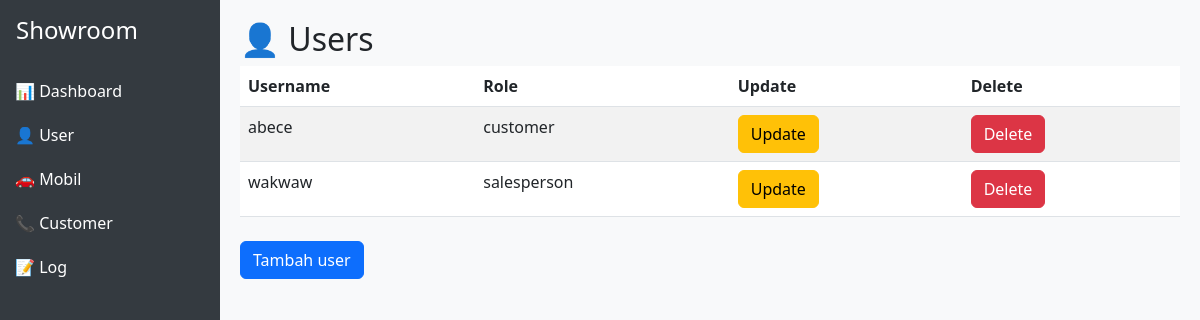
Page /users/userlist/ on the earlier database version.
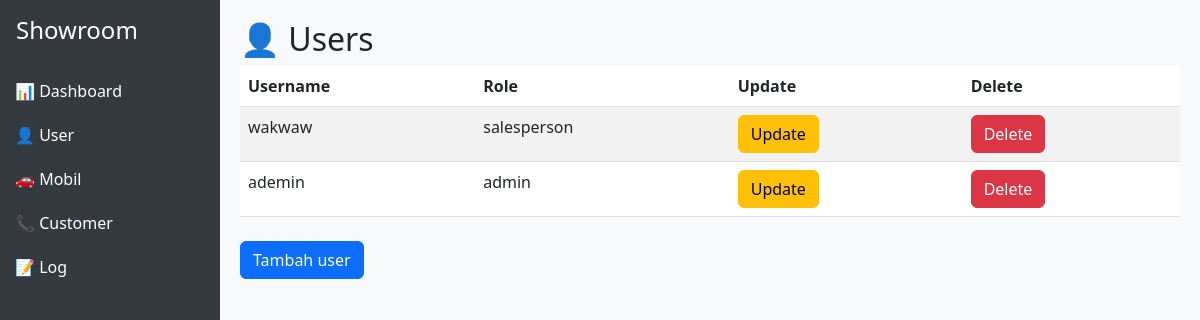
Same page on the later database version.
### users/models.py (models this page shows, shortened)
class User(AbstractUser):
    ROLE_CHOICES = (
        ("admin", "Admin"),
        ("salesperson", "Salesperson"),
        ("customer", "Customer"),
    )
    role = models.CharField(max_length=20, choices=ROLE_CHOICES, default="customer")

### users/views.py (the view)
# urls.py: path('userlist/', userlist_view, name='user_list'),
def userlist_view(request):
    context = {
        'users' : User.objects.all()
    }
    return render(request,'users/user_index.html',context)

### users/templates/users/user_index.html
{% extends "base.html" %}
{% block content %}
<h2>👤 Users</h2>
<table class="table table-striped">
  <thead>
    <tr>
      <th>Username</th>
      <th>Role</th>
      <th>Update</th>
      <th>Delete</th>
    </tr>
  </thead>
  <tbody>
    {% for user in users %}
    <tr>
      <td>{{ user.username }}</td>
      <td>{{ user.role }}</td>
      <td><a href="{% url 'update_user' user.id %}" class="btn btn-warning">Update</td>
      <td><a href="{% url 'delete_user' user.id %}" class="btn btn-danger">Delete</td>
    </tr>
    {% endfor %}
  </tbody>
</table>
<a href="{% url 'register'%}" class="btn btn-primary mt-2">Tambah user</a>
{% endblock content %}

### templates/base.html (shortened to what this page needs)
<!DOCTYPE html>
<html lang="id">
<head>
  <link href="https://cdn.jsdelivr.net/npm/bootstrap@5.3.0/dist/css/bootstrap.min.css" rel="stylesheet">
</head>
<body>
  <div class="sidebar">
    <h4 class="p-3">Showroom</h4>
    <a href="">📊 Dashboard</a>
    <a href="{% url 'user_list' %}">👤 User</a>
    <a href="{% url 'dashboard_car_list' %}">🚗 Mobil</a>
    <a href="">📞 Customer</a>
    <a href="">📝 Log</a>
  </div>
  <div class="content">
    {% block content %}{% endblock %}
  </div>
</body>
</html>

### templates/base.html (style rules this page uses)
body { min-height: 100vh; display: flex; }
.sidebar { width: 220px; background: #343a40; color: white; }
.sidebar a { color: white; text-decoration: none; display: block; padding: 10px 15px; }
.content { flex-grow: 1; padding: 20px; background: #f8f9fa; }

Differences in the rows shown:
removed User: username "abece", role "customer"
added User: username "ademin", role "admin"
